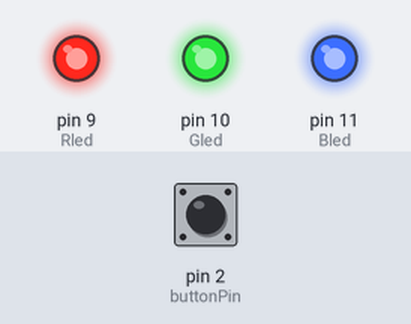
This sketch was run on a simulated Arduino Uno, built with avr-gcc and run on an emulated ATmega328P. Shown: output pins drawn as LEDs (lit = HIGH). Dashed ring = blinking. The inputs (shaded band) are chosen by the test bench; at power-on: pin 2 (buttonPin) HIGH.

Above: at 1.2 s.
1.3 s: pin 2 (buttonPin) pulled LOW for 0.15 s
At 2.22 s:
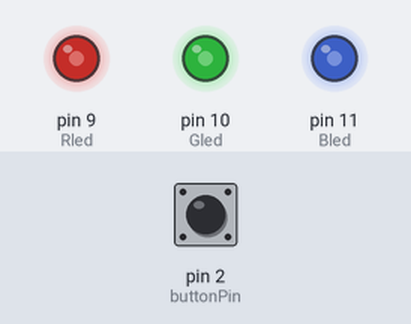
4.3 s: pin 2 (buttonPin) pulled LOW for 1 s
6.8 s: pin 2 (buttonPin) pulled LOW for 3.2 s
At 10.37 s:
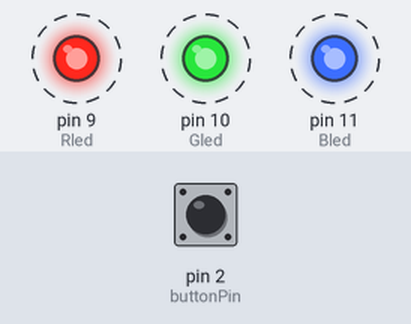
12.9 s: pin 2 (buttonPin) pulsed LOW 2 times (0.12 s each, 0.3 s apart)
At 13.55 s:
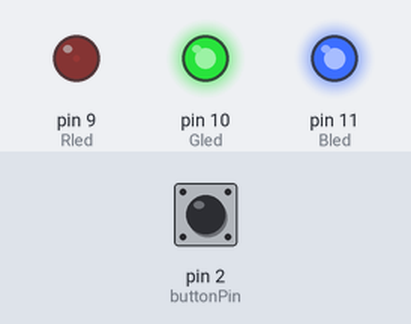
24.9 s: pin 2 (buttonPin) pulled LOW for 3.2 s
Timing chart, 0 to 30.6 s (numbered marks = the images above; inputs shaded):
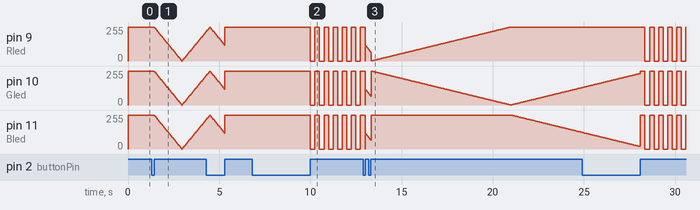

Measured:
- after the input at 6.8 s, pin 9 (Rled), pin 10 (Gled), pin 11 (Bled): alternates 255/255 for 0.25 s and 0/255 for 0.25 s, starting after 3.2 s

The sketch:

hw3-1.ino
```cpp
const int buttonPin = 2;
const int Rled = 9;
const int Gled = 10;
const int Bled = 11;

int mode = 0; // 0=關, 1=呼吸, 2=漸層, 3=閃爍
bool buttonPressed = false;
int buttonState;
int lastButtonState = HIGH;

unsigned long lastPressTime = 0;
unsigned long pressStartTime = 0;
unsigned long previousMillis = 0;
unsigned long blinkMillis = 0;

int brightness = 0;
int fadeAmount = 5;

int colorValue = 0;

bool blinkState = false;

void setup() {
  pinMode(buttonPin, INPUT);
  pinMode(Rled, OUTPUT);
  pinMode(Gled, OUTPUT);
  pinMode(Bled, OUTPUT);
}

void loop() {
  unsigned long currentMillis = millis();
  buttonState = digitalRead(buttonPin);


  if (buttonState == LOW && lastButtonState == HIGH) {
    pressStartTime = currentMillis;
  }


  if (buttonState == HIGH && lastButtonState == LOW) {
    unsigned long pressDuration = currentMillis - pressStartTime;


    if (pressDuration > 1000) {
      mode = 3;
    } else {
      if (currentMillis - lastPressTime < 500) {
        mode = 2;
      } else {
        mode = (mode == 1) ? 0 : 1;
      }
      lastPressTime = currentMillis;
    }
  }

  lastButtonState = buttonState;

  if (mode == 0) {
    setColor(0, 0, 0);
  }

  else if (mode == 1) {
    if (currentMillis - previousMillis >= 30) {
      previousMillis = currentMillis;
      brightness += fadeAmount;
      if (brightness <= 0 || brightness >= 255) fadeAmount = -fadeAmount;
      int val = 255 - brightness;
      analogWrite(Rled, val);
      analogWrite(Gled, val);
      analogWrite(Bled, val);
    }
  }

  else if (mode == 2) {
    if (currentMillis - previousMillis >= 30) {
      previousMillis = currentMillis;
      colorValue++;
      if (colorValue > 765) colorValue = 0;

      int r, g, b;
      if (colorValue < 255) { r = 255 - colorValue; g = colorValue; b = 0; }
      else if (colorValue < 510) { r = 0; g = 510 - colorValue; b = colorValue - 255; }
      else { r = colorValue - 510; g = 0; b = 765 - colorValue; }

      setColor(r, g, b);
    }
  }

  else if (mode == 3) {
    if (currentMillis - blinkMillis >= 250) {
      blinkMillis = currentMillis;
      blinkState = !blinkState;
      if (blinkState) setColor(255, 255, 255);
      else setColor(0, 0, 0);
    }
  }
}

void setColor(int r, int g, int b) {
  analogWrite(Rled, 255 - r);
  analogWrite(Gled, 255 - g);
  analogWrite(Bled, 255 - b);
}
```
